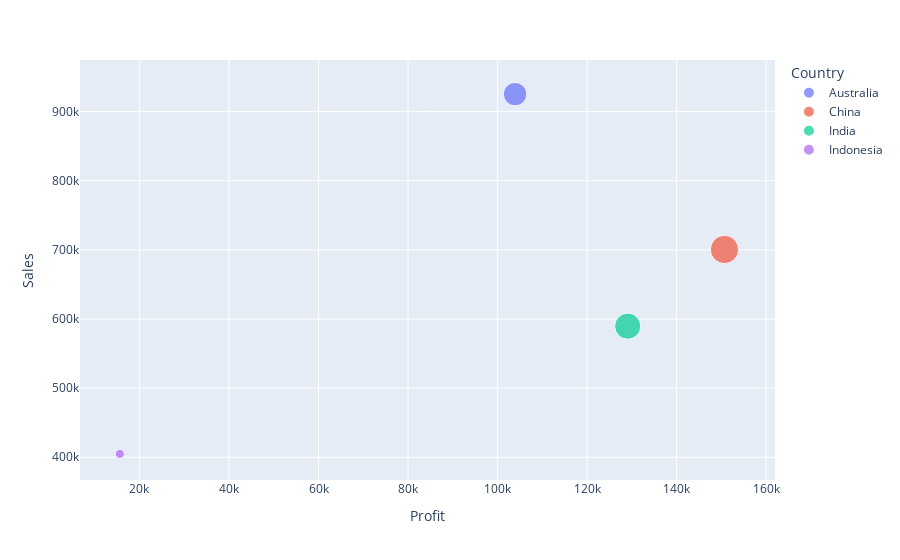

This figure's notebook cell:
### Code cell
import plotly.express as px
df = pd.read_csv('superstore.csv')
df_copy = df[['Year', 'Market','Country', 'Sales', 'Profit', 'Discount']].copy()

apac_data = df_copy[df_copy['Market'] == 'APAC']

country_sales_profit_apac = apac_data.groupby('Country').sum().reset_index()  # 인덱스를 컬럼으로 되돌림

# 음수 Profit 값을 0으로 설정
country_sales_profit_apac['Profit'] = country_sales_profit_apac['Profit'].clip(lower=0)

top_4_countries = country_sales_profit_apac.nlargest(4, 'Sales')

# 시각화
fig = px.scatter(top_4_countries, x='Profit', y='Sales', color='Country', size='Profit', hover_data=['Sales'])
fig.show()

### Figure 1 — Plotly figure (JSON) as saved in the notebook; plotly's stock layout.template omitted (floating-point values rounded to 4 significant figures)
{"data": [{"hovertemplate": "Country=Australia<br>Profit=%{marker.size}<br>Sales=%{y}<extra></extra>", "legendgroup": "Australia", "marker": {"color": "#636efa", "size": [103900.0], "sizemode": "area", "sizeref": 376.7, "symbol": "circle"}, "mode": "markers", "name": "Australia", "orientation": "v", "showlegend": true, "type": "scatter", "x": [103900.0], "xaxis": "x", "y": [925257], "yaxis": "y"}, {"hovertemplate": "Country=China<br>Profit=%{marker.size}<br>Sales=%{y}<extra></extra>", "legendgroup": "China", "marker": {"color": "#EF553B", "size": [150700.0], "sizemode": "area", "sizeref": 376.7, "symbol": "circle"}, "mode": "markers", "name": "China", "orientation": "v", "showlegend": true, "type": "scatter", "x": [150700.0], "xaxis": "x", "y": [700591], "yaxis": "y"}, {"hovertemplate": "Country=India<br>Profit=%{marker.size}<br>Sales=%{y}<extra></extra>", "legendgroup": "India", "marker": {"color": "#00cc96", "size": [129100.0], "sizemode": "area", "sizeref": 376.7, "symbol": "circle"}, "mode": "markers", "name": "India", "orientation": "v", "showlegend": true, "type": "scatter", "x": [129100.0], "xaxis": "x", "y": [589664], "yaxis": "y"}, {"hovertemplate": "Country=Indonesia<br>Profit=%{marker.size}<br>Sales=%{y}<extra></extra>", "legendgroup": "Indonesia", "marker": {"color": "#ab63fa", "size": [15610.0], "sizemode": "area", "sizeref": 376.7, "symbol": "circle"}, "mode": "markers", "name": "Indonesia", "orientation": "v", "showlegend": true, "type": "scatter", "x": [15610.0], "xaxis": "x", "y": [404887], "yaxis": "y"}], "layout": {"legend": {"itemsizing": "constant", "title": {"text": "Country"}, "tracegroupgap": 0}, "margin": {"t": 60}, "xaxis": {"anchor": "y", "domain": [0, 1], "title": {"text": "Profit"}}, "yaxis": {"anchor": "x", "domain": [0, 1], "title": {"text": "Sales"}}}}
